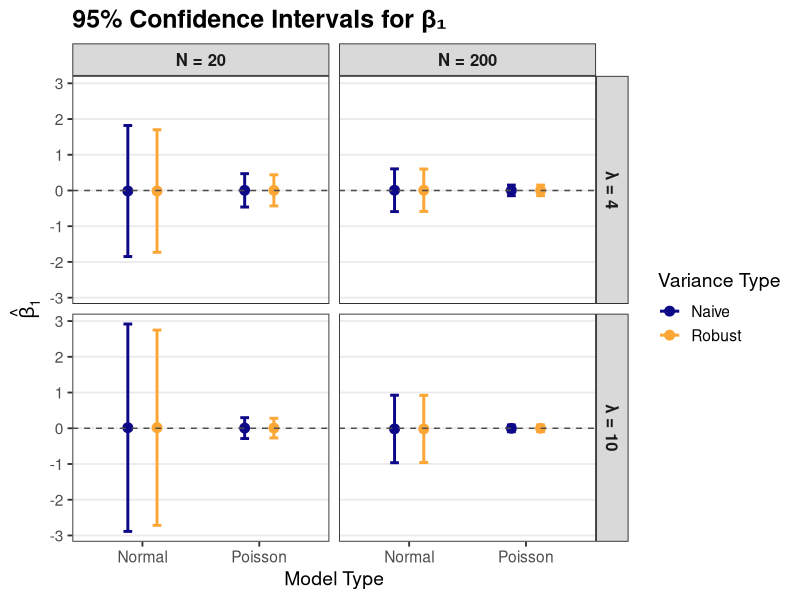

Recreate this plot in R.
## ---- chunk 1
knitr::opts_chunk$set(echo = FALSE, warning = FALSE, message = FALSE)

library(tidyverse)
library(readr)
library(purrr)
library(sandwich)
library(knitr)
library(broom)
library(here)
library(ggplot2)
library(viridis)

set.seed(12345)
## ---- chunk 2
x20  <- read_csv(here("x_n20-1.csv")) |> pull(x)
x200 <- read_csv(here("x_n200.csv"))   |> pull(x)

length(x20)
length(x200)
## ---- chunk 3

simulate_data <- function(N, lambda, x_vector) {
  x_vector <- as.numeric(x_vector)
  N_x <- length(x_vector)
  
  if (N_x != N) {
    stop("Length mismatch: x length = ", N_x, " but N = ", N)
  }
  
  tibble(
    x = x_vector,
    y = rpois(N_x, lambda)
  )
}

run_one_sim <- function(N, lambda, x_vector) {
  
  dat <- simulate_data(N, lambda, x_vector)
  
  fit_pois <- glm(y ~ x, family = poisson, data = dat)
  fit_norm <- glm(y ~ x, family = gaussian, data = dat)
  
  # create a data frame so we can predict fitted mean counts at each observed x
  new_data <- data.frame(x = x_vector)
  
  pois_lambda_hat <- predict(fit_pois, newdata = new_data, type = "response")
  norm_lambda_hat <- predict(fit_norm, newdata = new_data, type = "response")
  
  # compute average bias of λ̂ across all observations in this simulated dataset
  pois_bias <- mean(pois_lambda_hat - lambda)
  norm_bias <- mean(norm_lambda_hat - lambda)
  
  # extract the variance of β̂₁ (2nd coefficient) from each model’s variance–covariance matrix
  naive_pois  <- vcov(fit_pois)[2, 2]
  robust_pois <- sandwich(fit_pois)[2, 2]
  
  naive_norm  <- vcov(fit_norm)[2, 2]
  robust_norm <- sandwich(fit_norm)[2, 2]
  
  tibble(
    N = N,
    lambda = lambda,
    beta1_pois  = coef(fit_pois)[2],
    beta1_norm  = coef(fit_norm)[2],
    pois_bias   = pois_bias,
    norm_bias   = norm_bias,
    naive_pois  = naive_pois,
    robust_pois = robust_pois,
    naive_norm  = naive_norm,
    robust_norm = robust_norm
  )
}

## ---- chunk 4
Ns <- c(20, 200)
lambdas <- c(4, 10)
B <- 2000

results_list <- list()

for (N in Ns) {
  
  x_vec <- if (N == 20) x20 else x200
  
  for (lambda in lambdas) {
    res <- map_dfr(1:B, ~ run_one_sim(N, lambda, x_vec))
    results_list[[paste0("N", N, "_lambda", lambda)]] <- res
  }
}

all_results <- bind_rows(results_list, .id = "scenario")
## ---- chunk 5
bias_table <- all_results |>
  group_by(N, lambda) |>
  summarise(
    mean_pois_bias = mean(pois_bias),
    mean_norm_bias = mean(norm_bias),
    .groups = "drop"
  )

knitr::kable(bias_table, digits = 4,
             caption = "Average Bias of λ̂ Across Scenarios")
## ---- chunk 6
var_table <- all_results |>
  group_by(N, lambda) |>
  summarise(
    naive_norm  = mean(naive_norm),
    robust_norm = mean(robust_norm),
    naive_pois  = mean(naive_pois),
    robust_pois = mean(robust_pois),
    .groups = "drop"
  )

knitr::kable(var_table, digits = 4,
             caption = "Naïve and Robust Variances of β̂₁")
## ---- chunk 7
ci_summary <- all_results |>
  group_by(N, lambda) |>
  summarise(
    beta_mean_pois  = mean(beta1_pois),
    se_naive_pois   = sqrt(mean(naive_pois)),
    se_robust_pois  = sqrt(mean(robust_pois)),
    beta_mean_norm  = mean(beta1_norm),
    se_naive_norm   = sqrt(mean(naive_norm)),
    se_robust_norm  = sqrt(mean(robust_norm)),
    .groups = "drop"
  )

ci_summary <- bind_rows(
  ci_summary |>
    transmute(
      N, lambda,
      model   = "Poisson",
      var_type = "Naive",
      beta    = beta_mean_pois,
      se      = se_naive_pois
    ),
  ci_summary |>
    transmute(
      N, lambda,
      model   = "Poisson",
      var_type = "Robust",
      beta    = beta_mean_pois,
      se      = se_robust_pois
    ),
  ci_summary |>
    transmute(
      N, lambda,
      model   = "Normal",
      var_type = "Naive",
      beta    = beta_mean_norm,
      se      = se_naive_norm
    ),
  ci_summary |>
    transmute(
      N, lambda,
      model   = "Normal",
      var_type = "Robust",
      beta    = beta_mean_norm,
      se      = se_robust_norm
    )
) |>
  mutate(
    lower = beta - 1.96 * se,
    upper = beta + 1.96 * se
  )
## ---- chunk 8
ggplot(ci_summary, 
       aes(x = model, y = beta, color = var_type)) +
  geom_point(position = position_dodge(width = 0.5), size = 3) +
  geom_errorbar(
    aes(ymin = lower, ymax = upper),
    width = 0.15,
    position = position_dodge(width = 0.5),
    linewidth = 1
  ) +
  geom_hline(yintercept = 0, linetype = "dashed", color = "gray30") +
  scale_color_viridis_d(option = "plasma", end = 0.8, name = "Variance Type") +
  facet_grid(lambda ~ N, labeller = labeller(
    lambda = function(x) paste0("λ = ", x),
    N = function(x) paste0("N = ", x)
  )) +
  labs(
    title = "95% Confidence Intervals for β₁",
    x = "Model Type",
    y = expression(hat(beta)[1])
  ) +
  theme_bw(base_size = 14) +
  theme(
    plot.title = element_text(face = "bold", size = 18),
    strip.text = element_text(size = 12, face = "bold"),
    legend.position = "right",
    panel.grid.minor = element_blank(),
    panel.grid.major.x = element_blank()
  )
